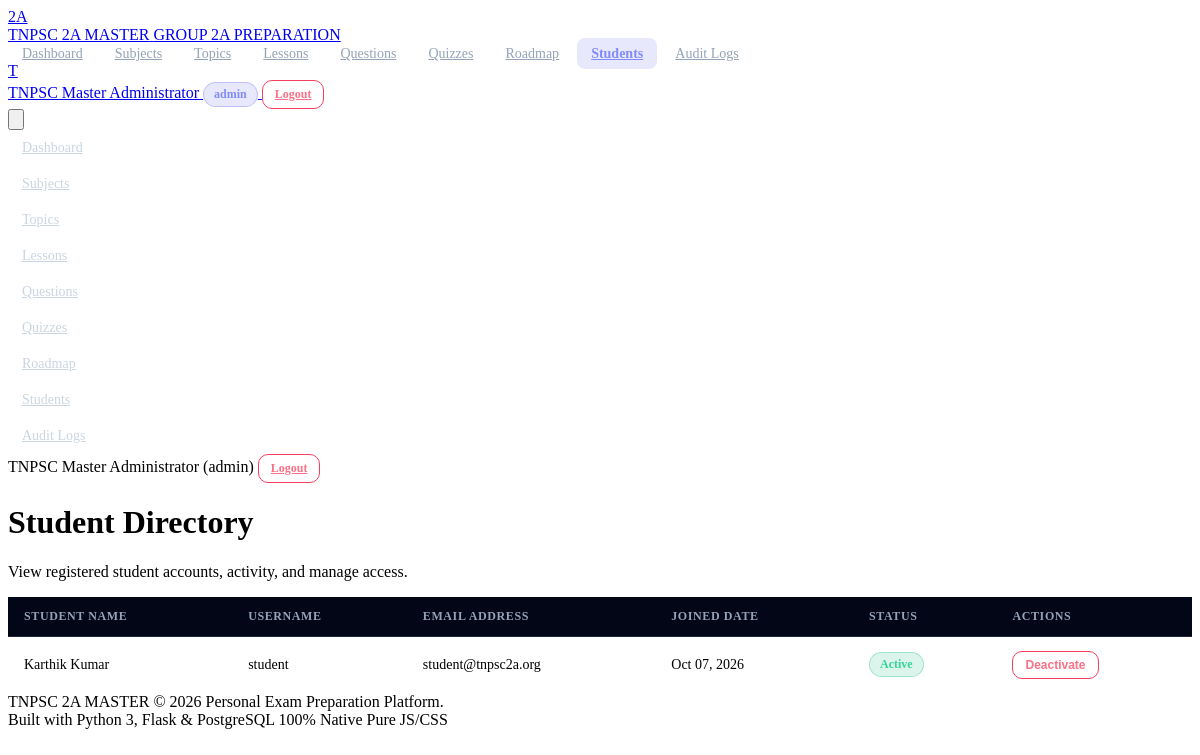
/admin/students (signed in), run on the app's committed database.
### models/user.py (models this page shows, shortened)
class User(db.Model):
    __tablename__ = 'users'
    id = db.Column(db.Integer, primary_key=True)
    username = db.Column(db.String(64), unique=True, nullable=False, index=True)
    email = db.Column(db.String(120), unique=True, nullable=False, index=True)
    password_hash = db.Column(db.String(256), nullable=False)
    role = db.Column(db.String(20), nullable=False, default='student')  # 'student' or 'admin'
    full_name = db.Column(db.String(100), nullable=False)
    is_active = db.Column(db.Boolean, default=True, nullable=False)
    created_at = db.Column(db.DateTime, default=lambda: datetime.now(timezone.utc), nullable=False)
    progress_records = db.relationship('StudentProgress', backref='user', lazy='dynamic', cascade='all, delete-orphan')
    topic_progress_records = db.relationship('StudentTopicProgress', backref='user', lazy='dynamic', cascade='all, delete-orphan')
    quiz_attempts = db.relationship('QuizAttempt', backref='user', lazy='dynamic', cascade='all, delete-orphan')
    bookmarks = db.relationship('Bookmark', backref='user', lazy='dynamic', cascade='all, delete-orphan')
    mistakes = db.relationship('MistakeQuestion', backref='user', lazy='dynamic', cascade='all, delete-orphan')
    audit_logs = db.relationship('AuditLog', backref='admin_user', lazy='dynamic', foreign_keys='AuditLog.admin_id')

### routes/admin.py (the view)
@admin_bp.route('/students')
@admin_required
def students():
    students_list = User.query.filter_by(role='student').order_by(User.created_at.desc()).all()
    return render_template('admin/students.html', students=students_list)

### routes/__init__.py (called while the page is built)
def admin_required(f):
    @wraps(f)
    def decorated_function(*args, **kwargs):
        if 'user_id' not in session:
            flash('Please log in to access this page.', 'warning')
            return redirect(url_for('auth.login', next=request.url))
        if session.get('role') != 'admin':
            flash('Access denied. Administrator privileges required.', 'danger')
            return redirect(url_for('student.dashboard'))
        return f(*args, **kwargs)
    return decorated_function

### templates/admin/students.html (shortened to what this page needs)
{% extends 'base.html' %}
{% block content %}
<div class="space-y-6">
    <div class="pb-4 border-b border-slate-800">
        <h1 class="text-2xl font-bold text-slate-100">Student Directory</h1>
        <p class="text-sm text-slate-400 mt-1">View registered student accounts, activity, and manage access.</p>
    </div>
    <div class="card p-6 bg-slate-900 border border-slate-800 rounded-2xl">
        <div class="overflow-x-auto">
            <table class="table-custom">
                <thead>
                    <tr>
                        <th>Student Name</th>
                        <th>Username</th>
                        <th>Email Address</th>
                        <th>Joined Date</th>
                        <th>Status</th>
                        <th>Actions</th>
                    </tr>
                </thead>
                <tbody>
                {% for st in students %}
                    <tr>
                        <td class="font-bold text-slate-100">{{ st.full_name }}</td>
                        <td class="font-mono text-indigo-400 text-xs">{{ st.username }}</td>
                        <td class="text-slate-300 text-xs">{{ st.email }}</td>
                        <td class="text-xs text-slate-400">{{ st.created_at.strftime('%b %d, %Y') if st.created_at else '-' }}</td>
                        <td>
                            {% if st.is_active %}<span class="badge badge-emerald">Active</span>{% else %}<span class="badge badge-rose">Deactivated</span>{% endif %}
                        </td>
                        <td>
                            <form action="{{ url_for('admin.toggle_student', student_id=st.id) }}" method="POST">
                                <button type="submit" class="btn {% if st.is_active %}btn-outline-danger{% else %}btn-outline-success{% endif %} btn-sm">
                                    {% if st.is_active %}Deactivate{% else %}Activate{% endif %}
                                </button>
                            </form>
                        </td>
                    </tr>
                {% else %}
                    <tr>
                        <td colspan="6" class="text-center py-6 text-slate-400">No student accounts registered yet.</td>
                    </tr>
                {% endfor %}
                </tbody>
            </table>
        </div>
    </div>
</div>
{% endblock %}

### static/css/style.css (style rules this page uses)
.btn { display: inline-flex; items-center: center; justify-content: center; border-radius: 0.625rem; font-size: 0.875rem; font-weight: 600; padding: 0.5rem 1rem; transition: all 0.2s ease; cursor: pointer; border: 1px solid transparent; }
.btn-outline-danger { background-color: transparent; border-color: #f43f5e; color: #fb7185; }
.btn-sm { padding: 0.375rem 0.75rem; font-size: 0.75rem; }
.badge { display: inline-flex; align-items: center; padding: 0.25rem 0.625rem; border-radius: 9999px; font-size: 0.75rem; font-weight: 600; }
.badge-emerald { background-color: rgba(16, 185, 129, 0.15); color: #34d399; border: 1px solid rgba(16, 185, 129, 0.3); }
.table-custom { width: 100%; border-collapse: collapse; text-align: left; font-size: 0.875rem; }
.table-custom th { padding: 0.75rem 1rem; background-color: #020617; color: #94a3b8; font-size: 0.75rem; font-weight: 700; text-transform: uppercase; letter-spacing: 0.05em; border-bottom: 1px solid #1e293b; }
.table-custom td { padding: 0.875rem 1rem; border-bottom: 1px solid #1e293b; vertical-align: middle; }
.table-custom tr:last-child td { border-bottom: none; }

### data on the page
User: full_name "Karthik Kumar", username "student", email "student@tnpsc2a.org", created_at "Oct 07, 2026", is_active "Active"

### other printed values
{{ current_user_name[0] if current_user_name else 'U' }} "T"
{{ current_user_name }} "TNPSC Master Administrator"
{{ current_user_role }} "admin"
